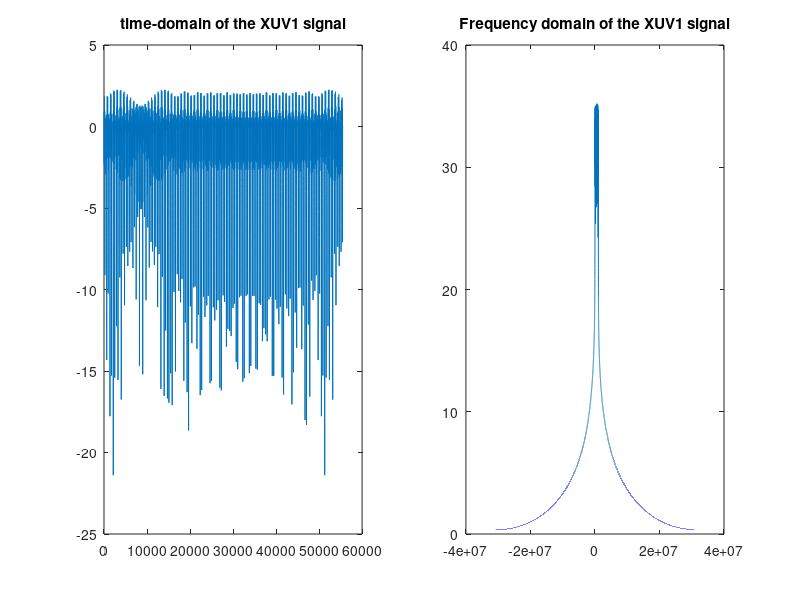

This chart was generated by the following MATLAB code: (Note: this script raises an error after producing the figure.)
% this is a 5G PRACH format 0 transmission
L=839;

% this is number of samples per bin, floor(L/Ncs) gives the number of cyclic shifts, see below
Ncs=26;
% this is the FFT size for the generation/reception of PRACH
N=49152;
% this is the length of the cyclic prefix for PRACH
Ncp=6336;

fs=61.44e6;


% 6-bit data messages for 3 transmitters / UEs
preamble_index1=63;
preamble_index2=31;
preamble_index3=11;

% up to 6 Zadoff-Chu root sequences for this format
utab=[129 710 140 699 120 719];
% number of cyclic shifts
nshifts = floor(L/Ncs);
% number of Zadoff-Chu sequences required
nseq = ceil(64/nshifts);

% index of the preamble sequence to use
uind1=floor(preamble_index1/nshifts);
uind2=floor(preamble_index2/nshifts);
uind3=floor(preamble_index3/nshifts);
% index of cyclic shift to use
nuind1=rem(preamble_index1,nshifts);
nuind2=rem(preamble_index2,nshifts);
nuind3=rem(preamble_index3,nshifts);
if (uind1>=length(utab) || uind2>=length(utab) || uind3>=length(utab)) 
  fprintf("ERROR tab length %d : %d %d %d",length(utab),uind1,uind1,uind3) 
end

% These are the Zadoff-Chu Sequence generators (time-domain) 
% for the 3 transmitters
xu1 = exp(-j*pi*utab(1+uind1)*(0:838).*(1:839)/839);
xu2 = exp(-j*pi*utab(1+uind2)*(0:838).*(1:839)/839);
xu3 = exp(-j*pi*utab(1+uind3)*(0:838).*(1:839)/839);

% implement cyclic-shifts
% Note we do this in the time-domain and then do an 839-point fft here in MATLAB
% This is not usually done in practice because of the complexity of the FFT (i.e. a large prime number)
% There is a way to compute the Fourier transform directly and then perform the cyclic shift by a multiplication of a phasor in the frequency-domain.

xuv1 = xu1; 
xuv2 = xu2;
xuv3 = xu3;
for (n=0:838)
  xuv1(n+1) = xu1(1+rem(n+(Ncs*nuind1),839));
  yuv1 = fft(xuv1);
  xuv2(n+1) = xu2(1+rem(n+(Ncs*nuind2),839));
  yuv2 = fft(xuv2);
  xuv3(n+1) = xu3(1+rem(n+(Ncs*nuind3),839));
  yuv3 = fft(xuv3);
end

% put the PRACH in the lowest frequency (positive) subcarriers starting at carrier 7
Xuv1 = zeros(1,49152);
Xuv1(7+(1:839)) = yuv1;
Xuv2 = zeros(1,49152);
Xuv2(7+(1:839)) = yuv2;
Xuv3 = zeros(1,49152);
Xuv3(7+(1:839)) = yuv3;

% bring to time-domain
xuv1_49152 = ifft(Xuv1);
xuv2_49152 = ifft(Xuv2);
xuv3_49152 = ifft(Xuv3);

% add cyclic prefix
xuv1_49152 = [xuv1_49152((49152-6335):end) xuv1_49152];
xuv2_49152 = [xuv2_49152((49152-6335):end) xuv2_49152];
xuv3_49152 = [xuv3_49152((49152-6335):end) xuv3_49152];

% normalizes the transmit signal to unit-energy
xuv1_49152 = xuv1_49152/sqrt(sum(abs(xuv1_49152).^2)/length(xuv1_49152));
en1=mean(abs(xuv1_49152).^2);
xuv2_49152 = xuv2_49152/sqrt(sum(abs(xuv2_49152).^2)/length(xuv2_49152));
en2=mean(abs(xuv2_49152).^2);
xuv3_49152 = xuv3_49152/sqrt(sum(abs(xuv3_49152).^2)/length(xuv3_49152));
en3=mean(abs(xuv3_49152).^2);

% Plot the time-domain and frequency-domain waveform (xuv1)
XUV1_plot = 10*log10(abs(fftshift(fft(xuv1_49152))));
freq_step = fs/length(XUV1_plot);
freq_axis = linspace(-fs/2, fs/2, length(XUV1_plot));


subplot(121)
plot(10*log10(abs(xuv1_49152)))
title('time-domain of the XUV1 signal')
subplot(122)
plot(freq_axis, XUV1_plot)
title('Frequency domain of the XUV1 signal')
% Question: What can you say regarding the frequency span 
freq_span_index = find(XUV1_plot>24);
freq_span = length(freq_span_index)*freq_step;
%(approximately how many PRBs does this waveform occupy)
num_PRBs = round(freq_span/(30e3*12));

% simulate time-delay
delay1=300;
delay2=140;
delay3=40;
delaymax = 1+max([delay1 delay2 delay3]);
xuv1_49152 = [zeros(1,delay1) xuv1_49152 zeros(1,delaymax-delay1)];
xuv2_49152 = [zeros(1,delay2) xuv2_49152 zeros(1,delaymax-delay2)];
xuv3_49152 = [zeros(1,delay3) xuv3_49152 zeros(1,delaymax-delay3)];

SNR=0;
snr=10.^(.1*SNR);
noise1 = sqrt(.5/snr)*(randn(1,length(xuv1_49152))+sqrt(-1)*randn(1,length(xuv1_49152)));
noise2 = sqrt(.5/snr)*(randn(1,length(xuv1_49152))+sqrt(-1)*randn(1,length(xuv1_49152)));
rxsig1_justnoise = xuv1_49152 + noise1;
rxsig2_justnoise = xuv1_49152 + xuv2_49152 + xuv3_49152 + noise2;

%% do TDL-C channel generation
fs=61.44e6;
SCS=30e3;
DS=300e-9;

H=get_tdl(fs,SCS,[0:105],DS,'tdlc');
H2 = zeros(1,2048);
halflength =53*12;
H2((2048-(halflength-1)):2048) = H(1:halflength);
H2(1:halflength) = H(halflength+(1:halflength));
h1 = ifft(H2)*sqrt(2048);

H=get_tdl(fs,SCS,[0:105],DS,'tdlc');
H2 = zeros(1,2048);
halflength =53*12;
H2((2048-(halflength-1)):2048) = H(1:halflength);
H2(1:halflength) = H(halflength+(1:halflength));
h2 = ifft(H2)*sqrt(2048);

H=get_tdl(fs,SCS,[0:105],DS,'tdlc');
H2 = zeros(1,2048);
halflength =53*12;
H2((2048-(halflength-1)):2048) = H(1:halflength);
H2(1:halflength) = H(halflength+(1:halflength));
h3 = ifft(H2)*sqrt(2048);

rxsig3_noiseandchannel = conv(h1,xuv1_49152);
rxsig3_noiseandchannel = rxsig3_noiseandchannel + sqrt(.5/snr)*(randn(1,length(rxsig3_noiseandchannel))+sqrt(-1)*randn(1,length(rxsig3_noiseandchannel)));

rxsig4_noiseandchannel = conv(h1,xuv1_49152) + conv(h2,xuv2_49152) + conv(h3,xuv3_49152);
rxsig4_noiseandchannel = rxsig4_noiseandchannel + sqrt(.5/snr)*(randn(1,length(rxsig4_noiseandchannel))+sqrt(-1)*randn(1,length(rxsig4_noiseandchannel)));

% What to do now
% a) implement the receiver using a frequency-domain correlation
% using the Zadoff-Chu sequences generation method as above
% b) show how the data detection and time-delay estimation

